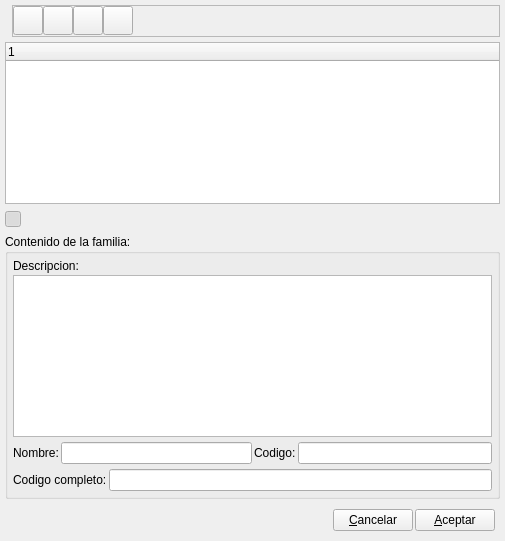
<ui version="4.0" >
 <author>Tomeu Borras Riera</author>
 <comment></comment>
 <exportmacro></exportmacro>
 <class>familiasdlg</class>
 <widget class="QWidget" name="familiasdlg" >
  <property name="geometry" >
   <rect>
    <x>0</x>
    <y>0</y>
    <width>505</width>
    <height>541</height>
   </rect>
  </property>
  <property name="windowTitle" >
   <string>Familias</string>
  </property>
  <property name="windowIcon" >
   <iconset resource="../../bulmages.qrc" >:/Bulmafact32x32/images/png/32x32/i_bulmages_articulos_familias.32x32.png</iconset>
  </property>
  <layout class="QVBoxLayout" >
   <property name="margin" >
    <number>5</number>
   </property>
   <property name="spacing" >
    <number>5</number>
   </property>
   <item>
    <layout class="QHBoxLayout" >
     <property name="margin" >
      <number>0</number>
     </property>
     <property name="spacing" >
      <number>0</number>
     </property>
     <item>
      <widget class="QLabel" name="label_2" >
       <property name="text" >
        <string/>
       </property>
       <property name="pixmap" >
        <pixmap resource="../../bulmages.qrc" >:/Bulmafact48x48/images/png/48x48/i_bulmages_articulos_familias.48x48.png</pixmap>
       </property>
      </widget>
     </item>
     <item>
      <widget class="QFrame" name="frame" >
       <property name="sizePolicy" >
        <sizepolicy>
         <hsizetype>5</hsizetype>
         <vsizetype>0</vsizetype>
         <horstretch>0</horstretch>
         <verstretch>0</verstretch>
        </sizepolicy>
       </property>
       <property name="minimumSize" >
        <size>
         <width>32</width>
         <height>32</height>
        </size>
       </property>
       <property name="frameShape" >
        <enum>QFrame::StyledPanel</enum>
       </property>
       <property name="frameShadow" >
        <enum>QFrame::Raised</enum>
       </property>
       <layout class="QHBoxLayout" >
        <property name="margin" >
         <number>0</number>
        </property>
        <property name="spacing" >
         <number>0</number>
        </property>
        <item>
         <widget class="QToolButton" name="mui_crear" >
          <property name="toolTip" >
           <string>Nueva Familia</string>
          </property>
          <property name="whatsThis" >
           <string>Nueva Familia</string>
          </property>
          <property name="text" >
           <string/>
          </property>
          <property name="icon" >
           <iconset resource="../../bulmages.qrc" >:/Genericos32x32/images/png/i_fileNew.xpm</iconset>
          </property>
          <property name="iconSize" >
           <size>
            <width>22</width>
            <height>22</height>
           </size>
          </property>
         </widget>
        </item>
        <item>
         <widget class="QToolButton" name="mui_borrar" >
          <property name="toolTip" >
           <string>Borrar Familia</string>
          </property>
          <property name="whatsThis" >
           <string>Borrar Familia</string>
          </property>
          <property name="text" >
           <string/>
          </property>
          <property name="icon" >
           <iconset resource="../../bulmages.qrc" >:/Genericos32x32/images/png/i_editDelete.png</iconset>
          </property>
          <property name="iconSize" >
           <size>
            <width>22</width>
            <height>22</height>
           </size>
          </property>
         </widget>
        </item>
        <item>
         <widget class="QToolButton" name="mui_guardar" >
          <property name="toolTip" >
           <string>Guardar Familia</string>
          </property>
          <property name="whatsThis" >
           <string>Guardar Familia</string>
          </property>
          <property name="text" >
           <string/>
          </property>
          <property name="icon" >
           <iconset resource="../../bulmages.qrc" >:/Genericos32x32/images/png/i_save.xpm</iconset>
          </property>
          <property name="iconSize" >
           <size>
            <width>22</width>
            <height>22</height>
           </size>
          </property>
         </widget>
        </item>
        <item>
         <widget class="QToolButton" name="mui_imprimir" >
          <property name="toolTip" >
           <string>Imprimir Familias</string>
          </property>
          <property name="whatsThis" >
           <string>Imprimir Familias</string>
          </property>
          <property name="text" >
           <string/>
          </property>
          <property name="icon" >
           <iconset resource="../../bulmages.qrc" >:/Genericos32x32/images/png/i_filePrint.xpm</iconset>
          </property>
          <property name="iconSize" >
           <size>
            <width>22</width>
            <height>22</height>
           </size>
          </property>
         </widget>
        </item>
        <item>
         <spacer>
          <property name="orientation" >
           <enum>Qt::Horizontal</enum>
          </property>
          <property name="sizeType" >
           <enum>QSizePolicy::Expanding</enum>
          </property>
          <property name="sizeHint" >
           <size>
            <width>191</width>
            <height>30</height>
           </size>
          </property>
         </spacer>
        </item>
       </layout>
      </widget>
     </item>
    </layout>
   </item>
   <item>
    <widget class="QTreeWidget" name="m_listFamilias" />
   </item>
   <item>
    <layout class="QHBoxLayout" >
     <property name="margin" >
      <number>0</number>
     </property>
     <property name="spacing" >
      <number>6</number>
     </property>
     <item>
      <widget class="QToolButton" name="mui_detalles" >
       <property name="minimumSize" >
        <size>
         <width>16</width>
         <height>16</height>
        </size>
       </property>
       <property name="maximumSize" >
        <size>
         <width>16</width>
         <height>16</height>
        </size>
       </property>
       <property name="toolTip" >
        <string>Mostrar / Ocultar Detalle</string>
       </property>
       <property name="whatsThis" >
        <string>Mostrar / Ocultar Detalle</string>
       </property>
       <property name="text" >
        <string/>
       </property>
       <property name="icon" >
        <iconset resource="../../bulmages.qrc" >:/Genericos32x32/images/png/i_edit.png</iconset>
       </property>
       <property name="iconSize" >
        <size>
         <width>22</width>
         <height>22</height>
        </size>
       </property>
       <property name="checkable" >
        <bool>true</bool>
       </property>
       <property name="checked" >
        <bool>true</bool>
       </property>
      </widget>
     </item>
     <item>
      <spacer>
       <property name="orientation" >
        <enum>Qt::Horizontal</enum>
       </property>
       <property name="sizeHint" >
        <size>
         <width>40</width>
         <height>20</height>
        </size>
       </property>
      </spacer>
     </item>
    </layout>
   </item>
   <item>
    <widget class="QGroupBox" name="groupBox1" >
     <property name="title" >
      <string>Contenido de la familia:</string>
     </property>
     <layout class="QVBoxLayout" >
      <property name="margin" >
       <number>5</number>
      </property>
      <property name="spacing" >
       <number>5</number>
      </property>
      <item>
       <layout class="QVBoxLayout" >
        <property name="margin" >
         <number>0</number>
        </property>
        <property name="spacing" >
         <number>2</number>
        </property>
        <item>
         <widget class="QLabel" name="label" >
          <property name="sizePolicy" >
           <sizepolicy>
            <hsizetype>5</hsizetype>
            <vsizetype>0</vsizetype>
            <horstretch>0</horstretch>
            <verstretch>0</verstretch>
           </sizepolicy>
          </property>
          <property name="text" >
           <string>Descripcion:</string>
          </property>
         </widget>
        </item>
        <item>
         <widget class="QTextEdit" name="m_descFamilia" />
        </item>
       </layout>
      </item>
      <item>
       <layout class="QHBoxLayout" >
        <property name="margin" >
         <number>0</number>
        </property>
        <property name="spacing" >
         <number>2</number>
        </property>
        <item>
         <layout class="QHBoxLayout" >
          <property name="margin" >
           <number>0</number>
          </property>
          <property name="spacing" >
           <number>2</number>
          </property>
          <item>
           <widget class="QLabel" name="textLabel1" >
            <property name="text" >
             <string>Nombre:</string>
            </property>
           </widget>
          </item>
          <item>
           <widget class="QLineEdit" name="m_nomFamilia" />
          </item>
         </layout>
        </item>
        <item>
         <layout class="QHBoxLayout" >
          <property name="margin" >
           <number>0</number>
          </property>
          <property name="spacing" >
           <number>2</number>
          </property>
          <item>
           <widget class="QLabel" name="label" >
            <property name="text" >
             <string>Codigo:</string>
            </property>
           </widget>
          </item>
          <item>
           <widget class="QLineEdit" name="m_codFamilia" />
          </item>
         </layout>
        </item>
       </layout>
      </item>
      <item>
       <layout class="QHBoxLayout" >
        <property name="margin" >
         <number>0</number>
        </property>
        <property name="spacing" >
         <number>2</number>
        </property>
        <item>
         <widget class="QLabel" name="label" >
          <property name="text" >
           <string>Codigo completo:</string>
          </property>
         </widget>
        </item>
        <item>
         <widget class="QLineEdit" name="m_codCompletoFamilia" />
        </item>
       </layout>
      </item>
     </layout>
    </widget>
   </item>
   <item>
    <layout class="QHBoxLayout" >
     <property name="margin" >
      <number>5</number>
     </property>
     <property name="spacing" >
      <number>2</number>
     </property>
     <item>
      <spacer>
       <property name="orientation" >
        <enum>Qt::Horizontal</enum>
       </property>
       <property name="sizeHint" >
        <size>
         <width>581</width>
         <height>20</height>
        </size>
       </property>
      </spacer>
     </item>
     <item>
      <widget class="QPushButton" name="mui_cancelar" >
       <property name="text" >
        <string>&amp;Cancelar</string>
       </property>
      </widget>
     </item>
     <item>
      <widget class="QPushButton" name="mui_aceptar" >
       <property name="text" >
        <string>&amp;Aceptar</string>
       </property>
      </widget>
     </item>
    </layout>
   </item>
  </layout>
 </widget>
 <layoutdefault spacing="2" margin="2" />
 <pixmapfunction></pixmapfunction>
 <resources>
  <include location="../../bulmages.qrc" />
 </resources>
 <connections>
  <connection>
   <sender>mui_cancelar</sender>
   <signal>clicked()</signal>
   <receiver>familiasdlg</receiver>
   <slot>close()</slot>
   <hints>
    <hint type="sourcelabel" >
     <x>439</x>
     <y>525</y>
    </hint>
    <hint type="destinationlabel" >
     <x>10</x>
     <y>577</y>
    </hint>
   </hints>
  </connection>
  <connection>
   <sender>mui_detalles</sender>
   <signal>toggled(bool)</signal>
   <receiver>groupBox1</receiver>
   <slot>setShown(bool)</slot>
   <hints>
    <hint type="sourcelabel" >
     <x>15</x>
     <y>225</y>
    </hint>
    <hint type="destinationlabel" >
     <x>169</x>
     <y>251</y>
    </hint>
   </hints>
  </connection>
 </connections>
</ui>
